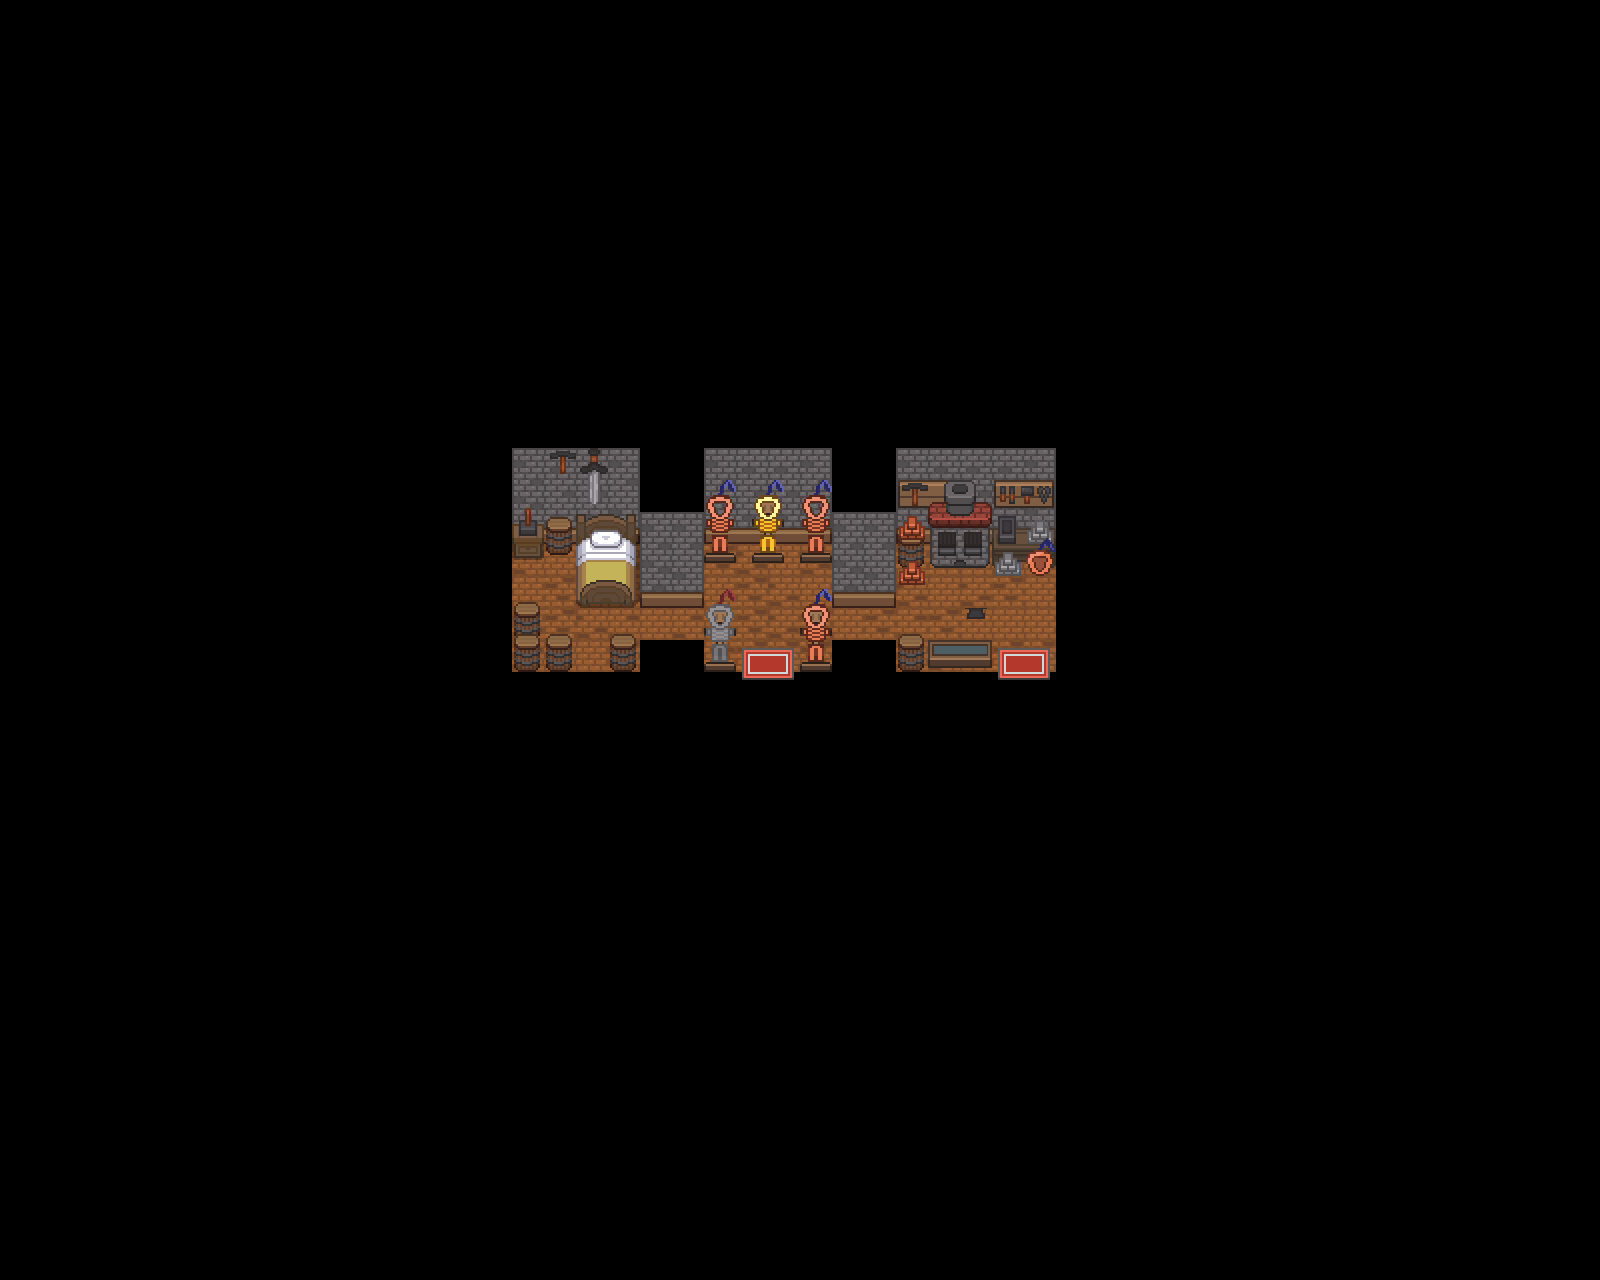

This is a level from a 2D game, rendered from its Tiled map with the project's own tilesets. A one-line summary and the map file follow, with tile-layer data summarised:
An orthogonal 50x40 tile map with 32x32 px tiles, 6 tile layers (floor, floor 0, Objects 1, Objects 2, ...), 3 hidden layers not drawn, 4 tilesets.

<map version="1.10" tiledversion="1.11.2" orientation="orthogonal" renderorder="right-down" width="50" height="40" tilewidth="32" tileheight="32" infinite="0" nextlayerid="15" nextobjectid="1">
 <tileset firstgid="1" source="../Tilesets/Interiortileset.tsx" />
 <tileset firstgid="1505" source="../Tilesets/passages.tsx" />
 <tileset firstgid="1649" source="../Tilesets/terrain_tag.tsx" />
 <tileset firstgid="1665" source="../Tilesets/systemtags.tsx" />
 <layer id="1" name="floor" width="50" height="40">
  <data>[2000 cells, 1999 non-empty, 2 distinct tile ids]</data>
 </layer>
 <layer id="7" name="floor 0" width="50" height="40">
  <data>[2000 cells, 171 non-empty, 18 distinct tile ids]</data>
 </layer>
 <group id="2" name="z =1" />
 <layer id="9" name="Objects 1" width="50" height="40">
  <data>[2000 cells, 49 non-empty, 42 distinct tile ids]</data>
 </layer>
 <layer id="8" name="Objects 2" width="50" height="40">
  <data>[2000 cells, 21 non-empty, 19 distinct tile ids]</data>
 </layer>
 <group id="3" name="z = 2" />
 <layer id="10" name="Objects 3" width="50" height="40">
  <data>[2000 cells, 19 non-empty, 13 distinct tile ids]</data>
 </layer>
 <layer id="11" name="Objects 4" width="50" height="40">
  <data>[2000 cells, 6 non-empty, 6 distinct tile ids]</data>
 </layer>
 <group id="4" name="z =3" />
 <layer id="12" name="terrain_tag" width="50" height="40" visible="0">
  <data>[2000 cells, 1 non-empty, 1 distinct tile ids]</data>
 </layer>
 <layer id="13" name="passages" width="50" height="40" visible="0">
  <data>[2000 cells, 77 non-empty, 4 distinct tile ids]</data>
 </layer>
 <layer id="14" name="systemtags" width="50" height="40" visible="0">
  <data>[2000 cells, 1 non-empty, 1 distinct tile ids]</data>
 </layer>
 <group id="5" name="infos" />
</map>
